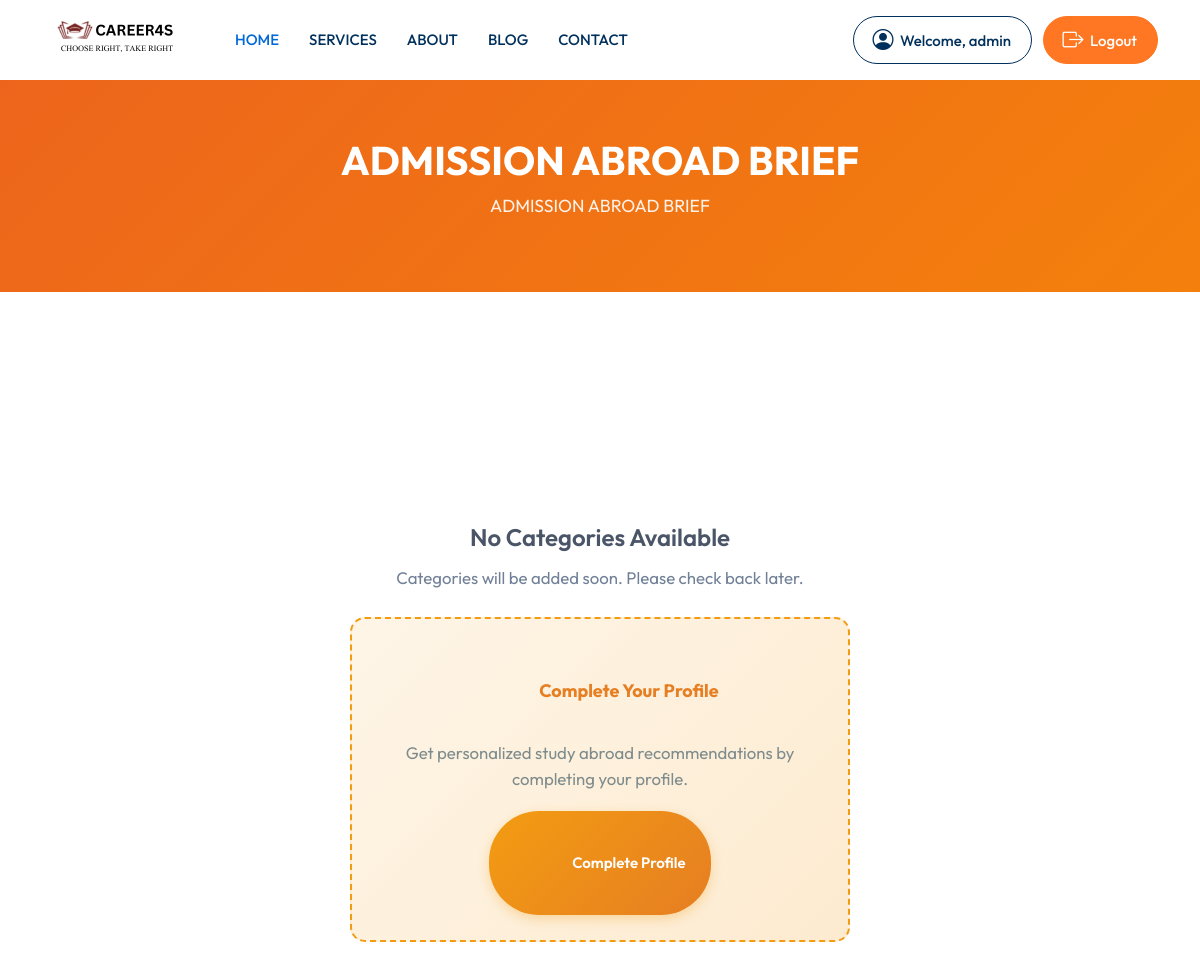
Screenshot of /admission-abroad/admission-abroad-brief/ (signed in) with the database file from the repository.
### main_app/models.py (models this page shows, shortened)
class AdmissionAbroadCard(models.Model):
    BORDER_COLOR_CHOICES = [
        ('#f39c12', 'Orange'),
        ('#e74c3c', 'Red'),
        ('#3498db', 'Blue'),
        ('#2ecc71', 'Green'),
    ]
    title = models.CharField(max_length=200, help_text="Service title")
    slug = models.SlugField(max_length=200, unique=True, blank=True)  # ✅ ADD THIS
    description = models.TextField(max_length=300, help_text="Short description")
    card_image = models.ImageField(upload_to='admission_abroad/', blank=True, null=True)
    image_url = models.URLField(max_length=500, blank=True)
    redirect_link = models.CharField(max_length=500, blank=True)
    border_color = models.CharField(max_length=7, default='#f39c12', choices=BORDER_COLOR_CHOICES)
    order = models.IntegerField(default=0, help_text="Display order")
    is_active = models.BooleanField(default=True)
    created_at = models.DateTimeField(auto_now_add=True)
    updated_at = models.DateTimeField(auto_now=True)
    created_by = models.ForeignKey(User, on_delete=models.SET_NULL, null=True, blank=True)
    class Meta:
        ordering = ['order', 'id']
        verbose_name = "Admission Abroad Card"
        verbose_name_plural = "Admission Abroad Cards"

### main_app/views.py (the view)
@never_cache
@login_required(login_url='main_app:user_login')
def admission_abroad_card_detail(request, card_slug):
    card = get_object_or_404(AdmissionAbroadCard,
                            slug=card_slug,
                            is_active=True)
    try:
        user_registration = UserRegistration.objects.get(user=request.user)
        user_state = user_registration.state
        user_course = user_registration.course
    except UserRegistration.DoesNotExist:
        user_state = None
        user_course = None
    subcategories = card.sub_categories.filter(
        is_active=True,
        parent_subcategory__isnull=True  # Only top-level
    )
    if user_state:
        subcategories = subcategories.filter(
            Q(student_state=user_state) | Q(student_state__isnull=True)
        )
    else:
        subcategories = subcategories.filter(student_state__isnull=True)
    if user_course:
        subcategories = subcategories.filter(
            Q(course=user_course) | Q(course__isnull=True) | Q(course='')
        )
    else:
        subcategories = subcategories.filter(
            Q(course__isnull=True) | Q(course='')
        )
    subcategories = subcategories.order_by('order')
    print(f"Card: {card.title}")
    print(f"User State: {user_state}")
    print(f"User Course: {user_course}")
    print(f"Filtered Subcategories: {subcategories.count()}")
    for sub in subcategories:
        print(f"  - {sub.title} (slug: {sub.slug})")
    context = {
        'card': card,
        'subcategories': subcategories,
        'user_state': user_state,
        'user_course': user_course,
        'total_filtered': subcategories.count(),
    }
    return render(request, 'student/admission_abroad_card_detail.html', context)

### templates/student/admission_abroad_card_detail.html (shortened to what this page needs)
{% extends 'base.html' %}
{% load static %}
{% block content %}
<section class="page-header">
    <div class="container">
        <h1>{{ card.title }}</h1>
        <p>{{ card.description }}</p>
    </div>
</section>
<section class="py-5">
    <div class="container">
        {% if subcategories %}
            <div class="text-center">
                <div class="results-count">
                    <i class="fas fa-check-circle text-success me-2"></i>
                    Showing <span class="count-number">{{ total_filtered }}</span>
                    relevant categor{{ total_filtered|pluralize:"y,ies" }}
                    {% if user_state or user_course %}
                        matching your profile
                    {% endif %}
                </div>
            </div>
            <div class="row">
                {% for subcategory in subcategories %}
                <div class="col-lg-4 col-md-6">
                    <a href="{% url 'main_app:admission_abroad_subcategory_detail' card.slug subcategory.slug %}"
                       class="category-card"
                       style="border-left-color: {{ subcategory.icon_color }};">
                        {% if subcategory.target_country %}
                        <div class="mb-2">
                            <span class="badge" style="background: {{ subcategory.icon_color }}; color: white; font-size: 0.85rem; padding: 6px 14px;">
                                <i class="fas fa-globe me-1"></i>{{ subcategory.target_country.name }}
                            </span>
                        </div>
                        {% endif %}
                        <div class="category-icon">
                            <img src="{{ subcategory.get_icon }}" alt="{{ subcategory.title }}">
                        </div>
                        <h4>{{ subcategory.title }}</h4>
                        <p>{{ subcategory.description|truncatewords:20 }}</p>
                        <div class="mt-3 d-flex justify-content-between align-items-center flex-wrap gap-2">
                            <small class="text-muted">
                                <i class="fas fa-folder"></i>
                                {% if subcategory.has_children %}
                                    {{ subcategory.children_count }} categories
                                {% else %}
                                    {{ subcategory.content_pages.count }} pages
                                {% endif %}
                            </small>
                            <div class="d-flex gap-1 flex-wrap">
                                {% if subcategory.student_state %}
                                <span class="badge bg-info" style="font-size: 0.75rem;">
                                    <i class="fas fa-map-marker-alt"></i> {{ subcategory.student_state.name }}
                                </span>
                                {% endif %}
                                {% if subcategory.course %}
                                <span class="badge bg-success" style="font-size: 0.75rem;">
                                    <i class="fas fa-graduation-cap"></i> {{ subcategory.course }}
                                </span>
                                {% endif %}
                            </div>
                        </div>
                    </a>
                </div>
                {% endfor %}
            </div>
        {% else %}
            <div class="empty-state">
                <i class="fas fa-folder-open"></i>
                <h4>
                    {% if user_state or user_course %}
                        No Matching Categories Found
                    {% else %}
                        No Categories Available
                    {% endif %}
                </h4>
                <p>
                    {% if user_state or user_course %}
                        We couldn't find any categories matching your profile
                        {% if user_state %}<strong>({{ user_state.name }})</strong>{% endif %}
                        {% if user_course %}and course <strong>({{ user_course }})</strong>{% endif %}.<br>
                        Check back soon as new content is added regularly!
                    {% else %}
                        Categories will be added soon. Please check back later.
                    {% endif %}
                </p>
                {% if not user_state or not user_course %}
                <div class="profile-prompt">
                    <h5><i class="fas fa-user-circle me-2"></i>Complete Your Profile</h5>
                    <p>
                        Get personalized study abroad recommendations by completing your profile.
                    </p>
                    <a href="{% url 'main_app:user_profile' %}" class="btn-complete-profile">
                        <i class="fas fa-edit"></i>
                        Complete Profile
                    </a>
                </div>
                {% endif %}
            </div>
        {% endif %}
    </div>
</section>
{% endblock %}

### templates/base.html (shortened to what this page needs)
{% load static %}
<!DOCTYPE html>
<html lang="en">
<head>
	<link href="{% static 'css/styles.css' %}" rel="stylesheet">
	<link href="{% static 'css/colors.css' %}" rel="stylesheet">
</head>
<body class="red-skin">
	<div id="main-wrapper">
		<div class="header header-light head-shadow">
			<div class="container">
				<nav id="navigation" class="navigation navigation-landscape">
					<div class="nav-header">
						<a class="nav-brand" href="{% url 'main_app:home' %}">
							<img src="{% static 'img/Untitled-design.png' %}" class="logo" alt="" />
						</a>
					</div>
					<div class="nav-menus-wrapper">
						<ul class="nav-menu">
							<li class="active"><a href="#">HOME</a>
							</li>
							<li><a href="#">SERVICES</a>
							</li>
							<li><a href="#">ABOUT</a>
							</li>
							<li><a href="#">BLOG</a>
							</li>
							<li><a href="#">CONTACT</a>
						</ul>
						<ul class="nav-menu nav-menu-social align-to-right">
							{% if user.is_authenticated %}
								<li class="become-tutor">
									<a href="#"><i class="bi bi-person-circle"></i>Welcome, {{ user.username }}</a>
								</li>
								<li class="join-btn">
									<a href="{% url 'main_app:admin_logout' %}"><i class="bi bi-box-arrow-right"></i>Logout</a>
								</li>
							{% endif %}
						</ul>
					</div>
				</nav>
			</div>
		</div>
		{% block content %}{% endblock %}
	</div>
</body>
</html>

### templates/student/admission_abroad_card_detail.html (style rules this page uses)
.page-header { background: linear-gradient(135deg, #ED651C, #F4800C); padding: 60px 0; color: white; margin-bottom: 40px; text-align: center; }
.page-header h1 { font-size: 2.5rem; font-weight: 700; margin-bottom: 10px; color: white; }
.page-header p { font-size: 1.1rem; opacity: 0.9; }
.empty-state { text-align: center; padding: 60px 20px; color: #95a5a6; }
.empty-state i { font-size: 4rem; margin-bottom: 20px; opacity: 0.5; }
.empty-state h4 { color: #4a5568; font-size: 1.5rem; font-weight: 600; margin-bottom: 15px; }
.empty-state p { color: #718096; font-size: 1.05rem; line-height: 1.6; }
.profile-prompt { background: linear-gradient(135deg, #fef5e7 0%, #fdebd0 100%); border: 2px dashed #f39c12; border-radius: 15px; padding: 25px; margin-top: 25px; text-align: center; max-width: 500px; margin-left: auto; margin-right: auto; }
.profile-prompt h5 { color: #e67e22; font-weight: 700; margin-bottom: 12px; }
.profile-prompt p { color: #7f8c8d; margin-bottom: 18px; }
.btn-complete-profile { background: linear-gradient(135deg, #f39c12 0%, #e67e22 100%); color: white; padding: 10px 25px; border-radius: 50px; text-decoration: none; font-weight: 600; display: inline-flex; align-items: center; gap: 8px; transition: all 0.3s; box-shadow: 0 4px 12px rgba(243, 156, 18, 0.3); }

### rows the page displays
AdmissionAbroadCard: title "ADMISSION ABROAD BRIEF", description "ADMISSION ABROAD BRIEF"

### other values shown
{{ user.username }} "admin"
